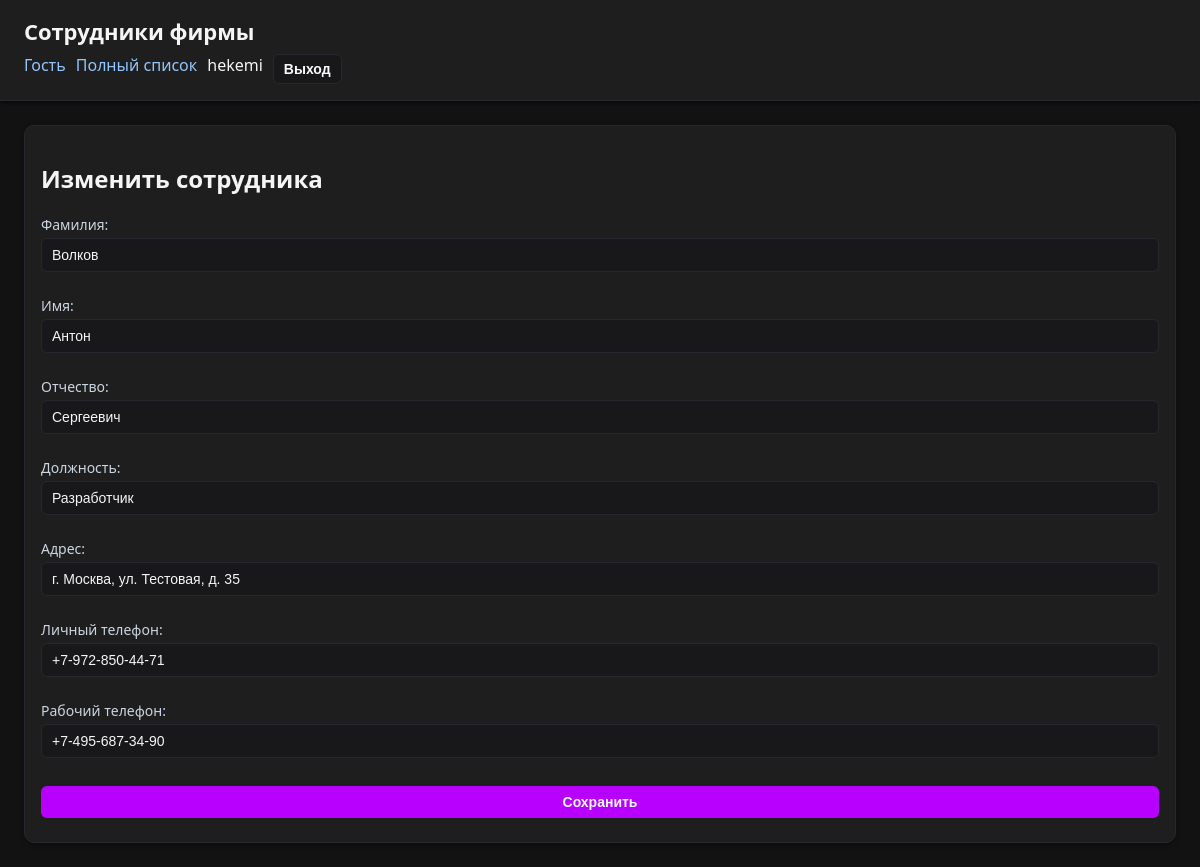
The app's page /employees/16/edit/ (signed in) with its own data.
### employees/models.py (models this page shows, shortened)
class Employee(models.Model):
    last_name = models.CharField("Фамилия", max_length=100)
    first_name = models.CharField("Имя", max_length=100)
    patronymic = models.CharField("Отчество", max_length=100, blank=True)
    position = models.CharField("Должность", max_length=150)
    address = models.CharField("Адрес", max_length=255)
    personal_phone = models.CharField("Личный телефон", max_length=30)
    work_phone = models.CharField("Рабочий телефон", max_length=30)
    class Meta:
        verbose_name = "Сотрудник"
        verbose_name_plural = "Сотрудники"
        ordering = ("last_name", "first_name", "patronymic")

### employees/views.py (the view)
# urls.py: path("employees/<int:pk>/edit/", views.employee_update, name="edit"),
@login_required
@permission_required("employees.change_employee", raise_exception=True)
def employee_update(request, pk):
    employee = get_object_or_404(Employee, pk=pk)
    if request.method == "POST":
        form = EmployeeForm(request.POST, instance=employee)
        if form.is_valid():
            form.save()
            return redirect("employees:full_list")
    else:
        form = EmployeeForm(instance=employee)
    return render(request, "employees/form.html", {"form": form, "title": "Изменить сотрудника"})

### employees/forms.py
class EmployeeForm(forms.ModelForm):
    class Meta:
        model = Employee
        fields = [
            "last_name",
            "first_name",
            "patronymic",
            "position",
            "address",
            "personal_phone",
            "work_phone",
        ]

### employees/templates/employees/form.html (shortened to what this page needs)
{% extends "employees/base.html" %}
{% block content %}
<h2>{{ title }}</h2>
<form method="post">
  {{ form.as_p }}
  <button type="submit">Сохранить</button>
</form>
{% endblock %}

### employees/templates/employees/base.html (shortened to what this page needs)
{% load static %}
<!doctype html>
<html lang="ru">
<head>
  <link rel="stylesheet" href="{% static 'css/style.css' %}">
</head>
<body>
  <header>
    <h2>Сотрудники фирмы</h2>
    <div class="nav-links">
      <a href="{% url 'employees:guest_list' %}">Гость</a>
      <a href="{% url 'employees:full_list' %}">Полный список</a>
      {% if user.is_authenticated %}
        <span>{{ user.username }}</span>
        <form method="post" action="{% url 'logout' %}" style="display:inline;">
          <button type="submit" class="btn-link" style="width:auto; margin:0;">Выход</button>
        </form>
      {% else %}
        <a href="{% url 'login' %}">Вход</a>
      {% endif %}
    </div>
  </header>
  <main class="main">
    <section class="card">
      {% block content %}{% endblock %}
    </section>
  </main>
</body>
</html>

### employees/static/css/style.css (style rules this page uses)
:root { --bg: #121212; --surface: #1e1e1e; --surface-2: #18181b; --border: #27272f; --text: #f5f5f5; --muted: #cbd5e1; --accent: #b700ff; --ok: #4ade80; --warn: #f59e0b; --alarm: #f97373; --link: #93c5fd; }
* { box-sizing: border-box; }
body { font-family: system-ui, -apple-system, BlinkMacSystemFont, "Segoe UI", sans-serif; background: var(--bg); color: var(--text); margin: 0; }
header { background: var(--surface); padding: 16px 24px; box-shadow: 0 2px 4px rgba(0,0,0,.6); border-bottom: 1px solid var(--border); }
header h2 { margin: 0 0 8px; font-size: 22px; font-weight: 700; }
.nav-links { display: flex; gap: 10px; flex-wrap: wrap; }
.nav-links a { color: var(--link); text-decoration: none; }
.main { padding: 24px; max-width: 1200px; margin: 0 auto; }
.card { background: var(--surface); border: 1px solid var(--border); border-radius: 10px; padding: 16px; box-shadow: 0 2px 4px rgba(0,0,0,.35); }
label { color: var(--muted); font-size: 14px; display: block; margin-top: 2px; }
input, select, button, textarea { width: 100%; margin: 4px 0 8px; padding: 8px 10px; border-radius: 6px; border: 1px solid var(--border); font-size: 14px; background: var(--surface-2); color: var(--text); }
button { background: var(--accent); border: none; color: #f9fafb; cursor: pointer; font-weight: 600; }
a { color: var(--link); }
.btn-link { display: inline-block; padding: 6px 10px; border: 1px solid var(--border); border-radius: 6px; text-decoration: none; background: var(--surface-2); }

### records on screen
Employee: last_name "Волков", first_name "Антон", patronymic "Сергеевич", position "Разработчик", address "г. Москва, ул. Тестовая, д. 35", personal_phone "+7-972-850-44-71", work_phone "+7-495-687-34-90"

### other values on screen
{{ user.username }} "hekemi"
{{ title }} "Изменить сотрудника"
